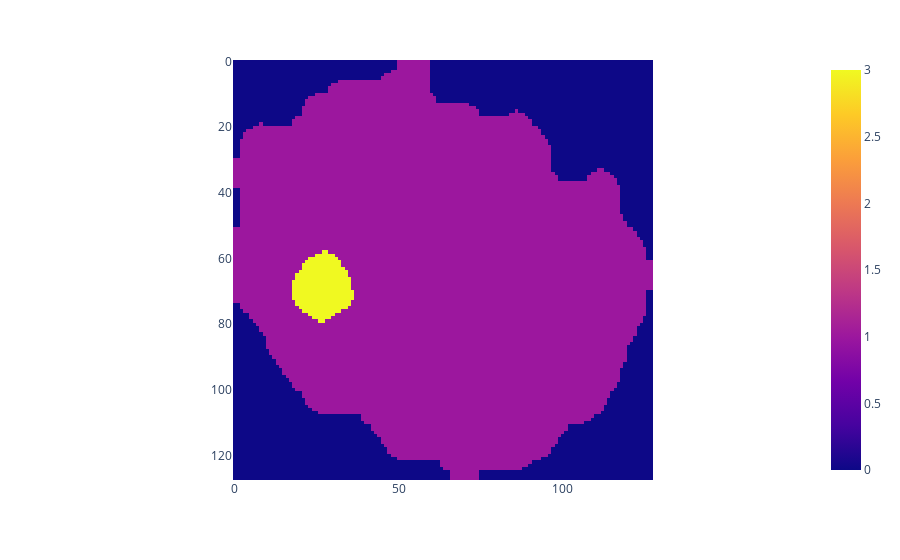

Source (notebook cell):
### Code cell
from skimage.measure import regionprops_table
import plotly.express as px
t = np.copy(segmentatons[1].astype('uint8'))
y = np.copy(imgs[0].astype('uint8'))
if t[0][0] != 0:
    t[t==0] = (np.unique(t)[-1] + 1)
    t[t==t[0][0]] = 0

print(np.unique(t))

#t[t==0] = 4
props = pd.DataFrame(regionprops_table(t, properties=['area']))
print(props)
px.imshow(t)

### Figure 1 — Plotly figure (JSON) as saved in the notebook; plotly's stock layout.template omitted (floating-point values rounded to 4 significant figures; data arrays with more than 128 entries replaced by an {"elided": "..."} marker saying what was removed)
{"data": [{"coloraxis": "coloraxis", "hovertemplate": "x: %{x}<br>y: %{y}<br>color: %{z}<extra></extra>", "name": "0", "type": "heatmap", "xaxis": "x", "yaxis": "y", "z": {"elided": "128x128 int values"}}], "layout": {"coloraxis": {"colorscale": [[0, "#0d0887"], [0.1111, "#46039f"], [0.2222, "#7201a8"], [0.3333, "#9c179e"], [0.4444, "#bd3786"], [0.5556, "#d8576b"], [0.6667, "#ed7953"], [0.7778, "#fb9f3a"], [0.8889, "#fdca26"], [1, "#f0f921"]]}, "margin": {"t": 60}, "xaxis": {"anchor": "y", "constrain": "domain", "domain": [0, 1], "scaleanchor": "y"}, "yaxis": {"anchor": "x", "autorange": "reversed", "constrain": "domain", "domain": [0, 1]}}}
